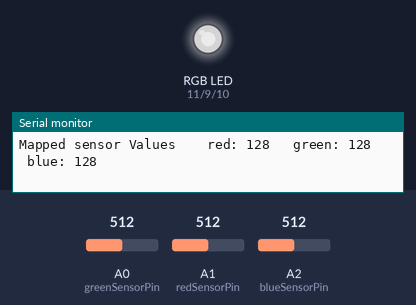
The sketch below on a simulated Arduino Uno, built with avr-gcc and run on an emulated ATmega328P. Parts: an RGB LED mixed from three pins (HIGH = lit), the last lines printed to the serial monitor. Inputs (shaded band) come from the test bench; at power-on: A0 (greenSensorPin) = 512, A1 (redSensorPin) = 512, A2 (blueSensorPin) = 512. Dim RGB values are drawn brighter than linear.

Above: at 1.2 s.
1.3 s: A0 (greenSensorPin) set to 408
At 2.4 s:
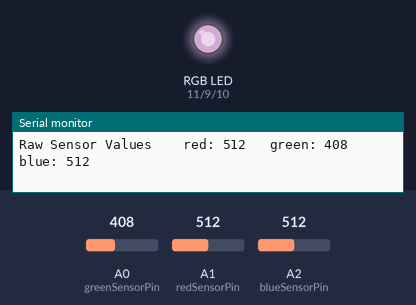
4.3 s: A0 (greenSensorPin) set to 383
At 4.8 s:
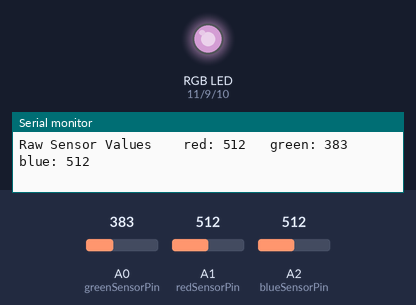
7.3 s: A1 (redSensorPin) set to 414
At 8.6 s:
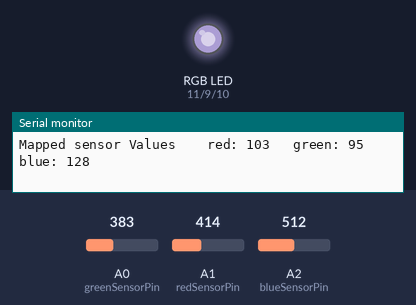
10.3 s: A1 (redSensorPin) set to 390
At 11.2 s:
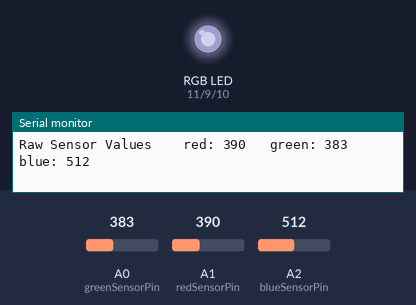
13.3 s: A2 (blueSensorPin) set to 418
At 14.0 s:
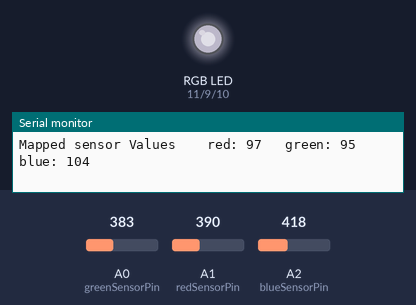
16.3 s: A2 (blueSensorPin) set to 384
At 17.2 s:
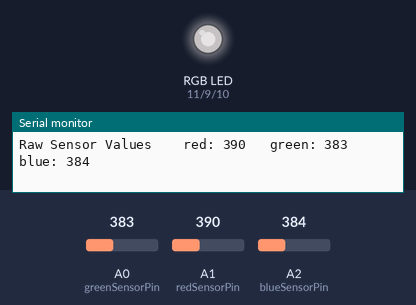
Timing chart, 0 to 19.3 s (numbered marks = the images above; inputs shaded):
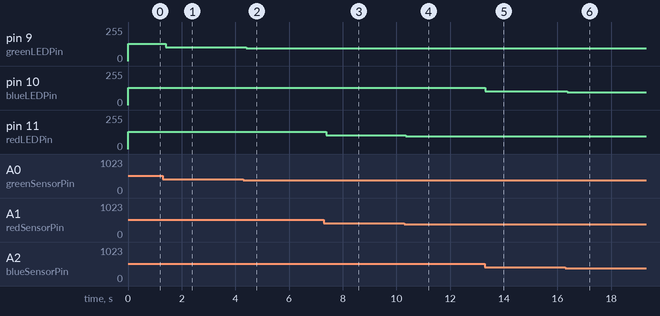

Measured:
- after the input at 1.3 s, pin 9 (greenLEDPin): 128/255 → 102/255 after 0.10 s
- after the input at 4.3 s, pin 9 (greenLEDPin): 102/255 → 95/255 after 0.10 s
- after the input at 7.3 s, pin 11 (redLEDPin): 128/255 → 103/255 after 0.08 s
- after the input at 10.3 s, pin 11 (redLEDPin): 103/255 → 97/255 after 0.06 s
- after the input at 13.3 s, pin 10 (blueLEDPin): 128/255 → 104/255 at once
- after the input at 16.3 s, pin 10 (blueLEDPin): 104/255 → 96/255 after 0.06 s

The sketch:

color_mixing_lamp.ino
```cpp
// scales input (range 0-1023) to output (range 0 255)
const int outputScalar = 4;

// digital pin outputs with pulse width modulation
const int greenLEDPin = 9;
const int blueLEDPin = 10;
const int redLEDPin = 11;

// analog pin inputs
const int greenSensorPin =A0;
const int redSensorPin = A1;
const int blueSensorPin = A2;

// init values for inputs and output
int greenValue =0;
int redValue = 0;
int blueValue = 0;
int greenSensorValue =0;
int redSensorValue = 0;
int blueSensorValue = 0;


void setup() {
  // logging
  Serial.begin(9600);
  // set digital pins as outputs
  pinMode(greenLEDPin, OUTPUT);
  pinMode(redLEDPin, OUTPUT);
  pinMode(blueLEDPin, OUTPUT);
}

void loop() {
  // read the values from the three phototransistors
  greenSensorValue = analogRead(greenSensorPin);
  delay(5);
  redSensorValue = analogRead(redSensorPin);
  delay(5);
  blueSensorValue = analogRead(blueSensorPin);

  // set output values based on analog input vals
  greenValue = greenSensorValue / outputScalar;
  redValue = redSensorValue / outputScalar;
  blueValue = blueSensorValue / outputScalar;

  // analog write through digital pins with pulse width modulation
  analogWrite(greenLEDPin, greenValue);
  analogWrite(redLEDPin, redValue);
  analogWrite(blueLEDPin, blueValue);

  // logging
  Serial.print("\nRaw Sensor Values \t red: ");
  Serial.print(redSensorValue);
  Serial.print("\t green: ");
  Serial.print(greenSensorValue);
  Serial.print("\t blue: ");
  Serial.print(blueSensorValue);
  Serial.print("\nMapped sensor Values \t red: ");
  Serial.print(redValue);
  Serial.print("\t green: ");
  Serial.print(greenValue);
  Serial.print("\t blue: ");
  Serial.print(blueValue);
}
```
